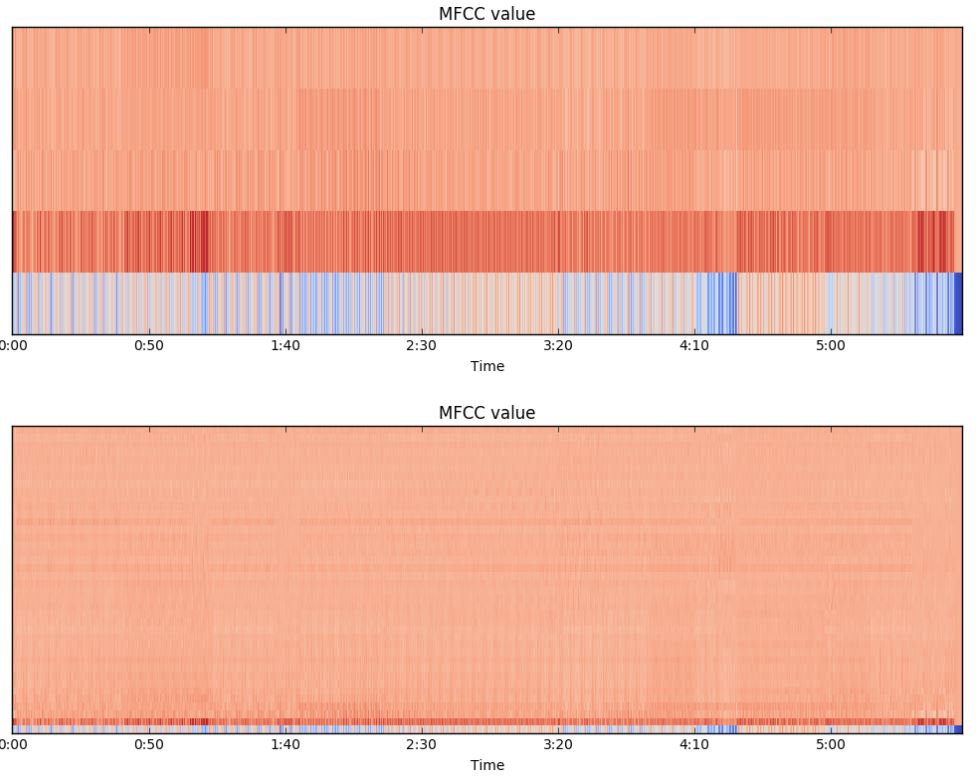

Write Python code to recreate this figure.
import librosa
y, sr = librosa.load('Kalimba.mp3')

mfcc_test1 = librosa.feature.mfcc(y=y, sr=sr, n_mfcc=5)
mfcc_test2 = librosa.feature.mfcc(y=y, sr=sr, n_mfcc=40)

#print(dir(librosa))
import matplotlib.pyplot as plt
import librosa.display
plt.figure(figsize=(10,4))
librosa.display.specshow(mfcc_test1, x_axis='time')
plt.title('MFCC value')
plt.tight_layout()
plt.show()

plt.figure(figsize=(10,4))
librosa.display.specshow(mfcc_test2, x_axis='time')
plt.title('MFCC value')
plt.tight_layout()
plt.show()
